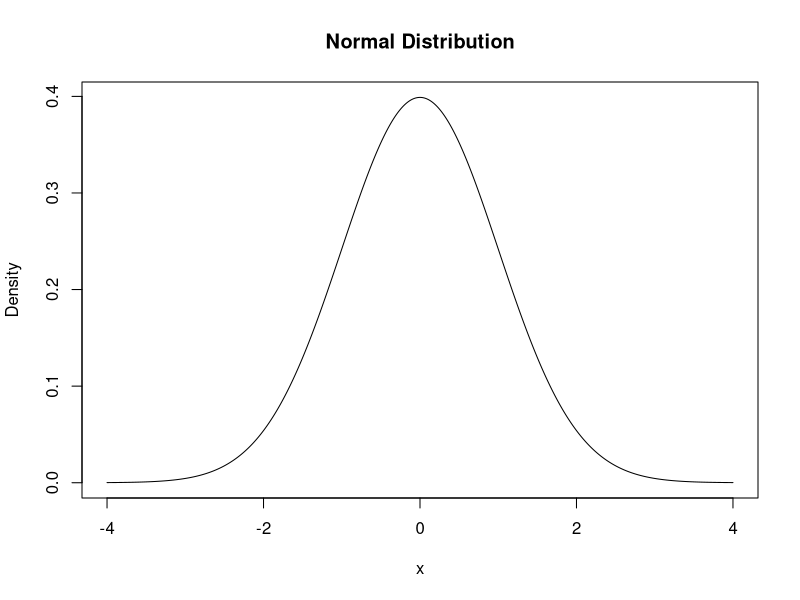
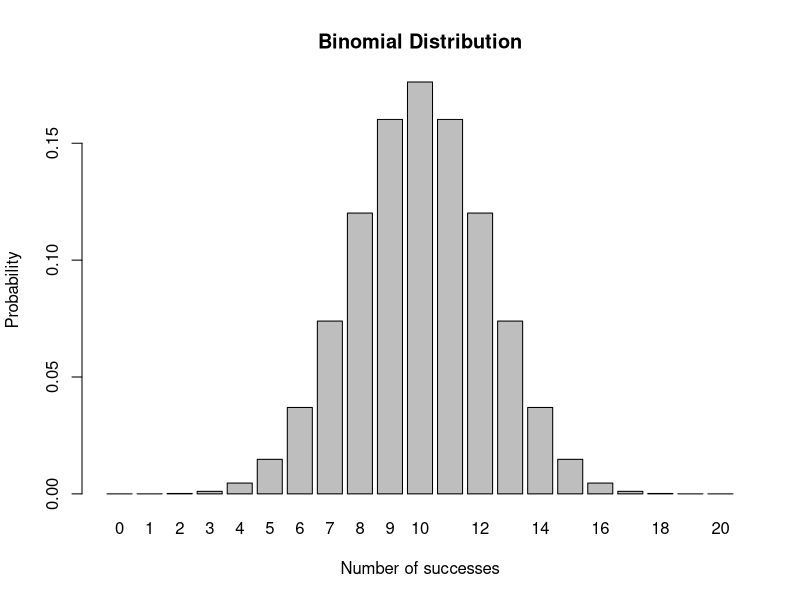
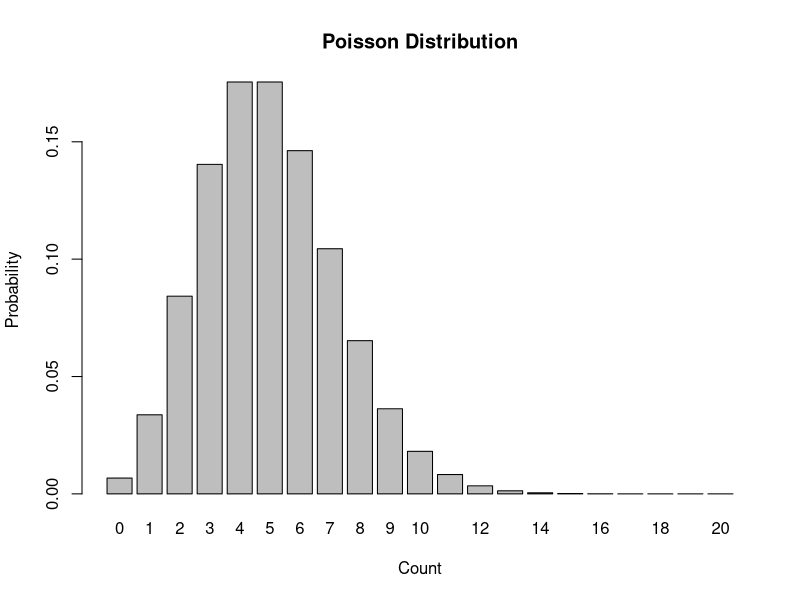
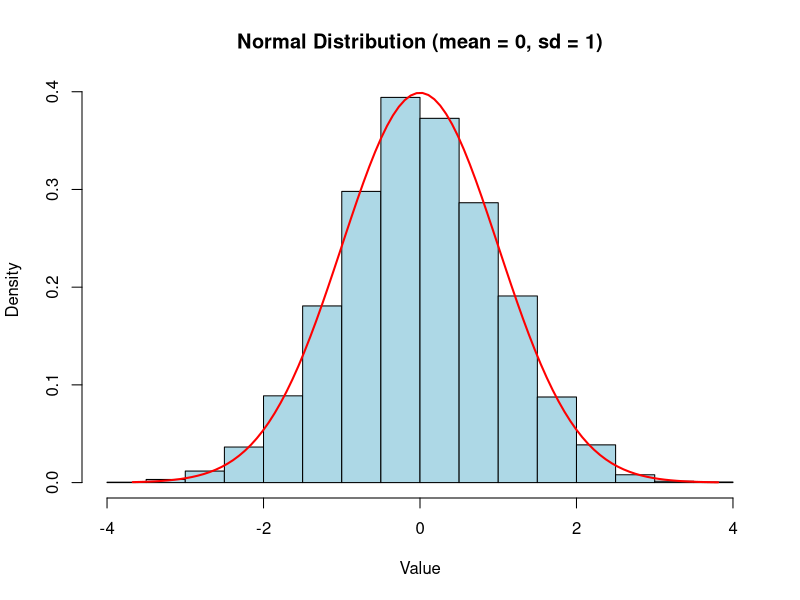
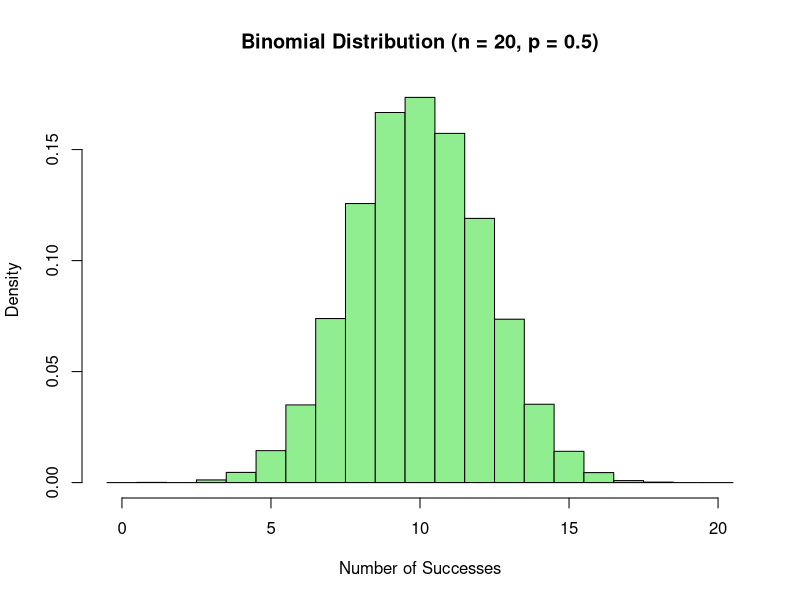
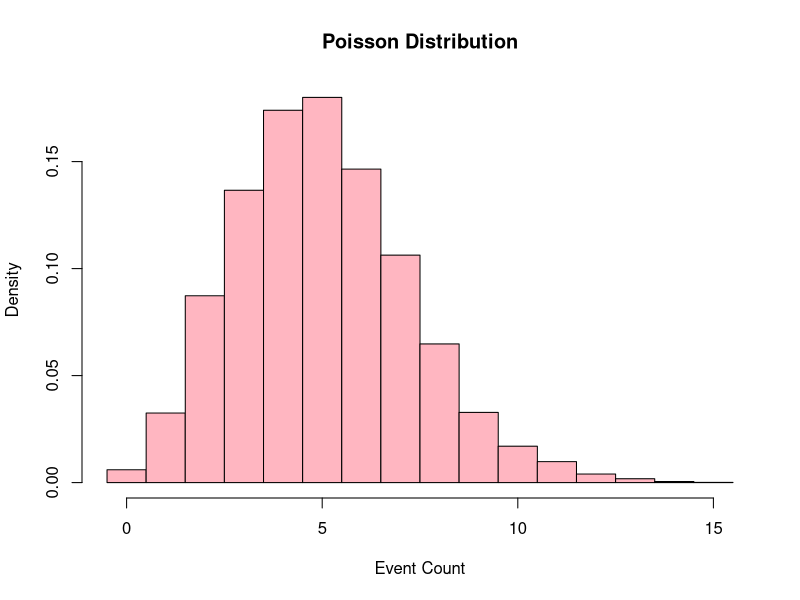
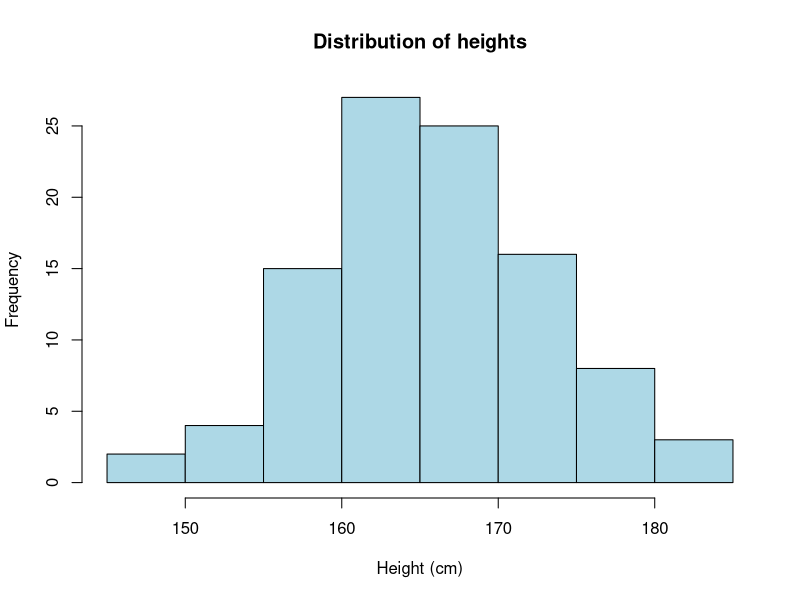
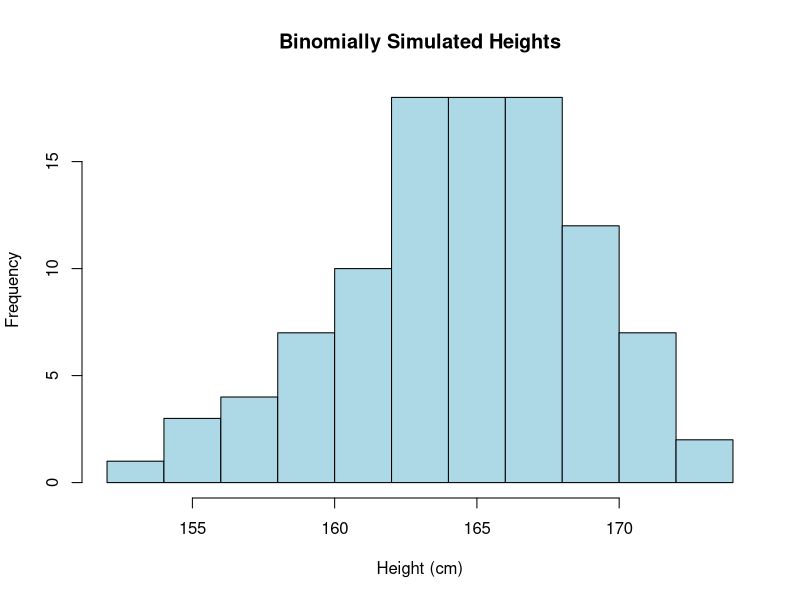

Reproduce these figures in R, in order.
## ---- chunk 1
x <- seq(-4, 4, length = 1000)
y <- dnorm(x, mean = 0, sd = 1)

plot(x, y, type = "l",
     main = "Normal Distribution",
     ylab = "Density", xlab = "x")

## ---- chunk 2
x <- 0:20
y <- dbinom(x, size = 20, prob = 0.5)

barplot(y, names.arg = x,
        main = "Binomial Distribution",
        xlab = "Number of successes", ylab = "Probability")

## ---- chunk 3
x <- 0:20
y <- dpois(x, lambda = 5)

barplot(y, names.arg = x,
        main = "Poisson Distribution",
        xlab = "Count", ylab = "Probability")

## ---- chunk 4
set.seed(1)

normal_data  <- rnorm(10000, mean = 0, sd = 1)
binom_data   <- rbinom(10000, size = 20, prob = 0.5)
pois_data    <- rpois(10000, lambda = 5)
## ---- chunk 5
summary(normal_data)
sd(normal_data)

summary(binom_data)
sd(binom_data)

summary(pois_data)
sd(pois_data)

## ---- chunk 6
hist(normal_data,
     probability = TRUE,
     col = "lightblue",
     main = "Normal Distribution (mean = 0, sd = 1)",
     xlab = "Value")

# Overlay theoretical curve
x <- seq(min(normal_data), max(normal_data), length = 100)
lines(x, dnorm(x, mean = 0, sd = 1), col = "red", lwd = 2)

## ---- chunk 7
hist(binom_data,
     probability = TRUE,
     col = "lightgreen",
     main = "Binomial Distribution (n = 20, p = 0.5)",
     xlab = "Number of Successes",
     breaks = seq(-0.5, 20.5, by = 1))

## ---- chunk 8
hist(pois_data,
     probability = TRUE,
     col = "lightpink",
     main = "Poisson Distribution",
     xlab = "Event Count",
     breaks = seq(-0.5, max(pois_data) + 0.5, by = 1))

## ---- chunk 9
rm(list = ls())
# nesting ls inside rm

set.seed(123)  # reproducibility
## ---- chunk 10

heights <- rnorm (n = 100, mean = 165, sd = 8)

hist(heights, 
     col = "lightblue",
     main = "Distribution of heights",
     xlab = "Height (cm)")

## ---- chunk 11
mean(heights)
sd(heights)
## ---- chunk 12
heights <- rbinom(n = 100, size = 200, prob = 165/200)

hist(heights,
     col = "lightblue",
     main = "Binomially Simulated Heights",
     xlab = "Height (cm)")
## ---- chunk 13
mean(heights)
sd(heights)
## ---- chunk 14
 x <- seq(130, 200, by = 0.1)
y <- dnorm(x, mean = 165, sd = 8)

plot(x, y,
     type = "l",
     lwd = 2,
     col = "blue",
     main = "Normal Distribution of Heights",
     xlab = "Height (cm)",
     ylab = "Density")
